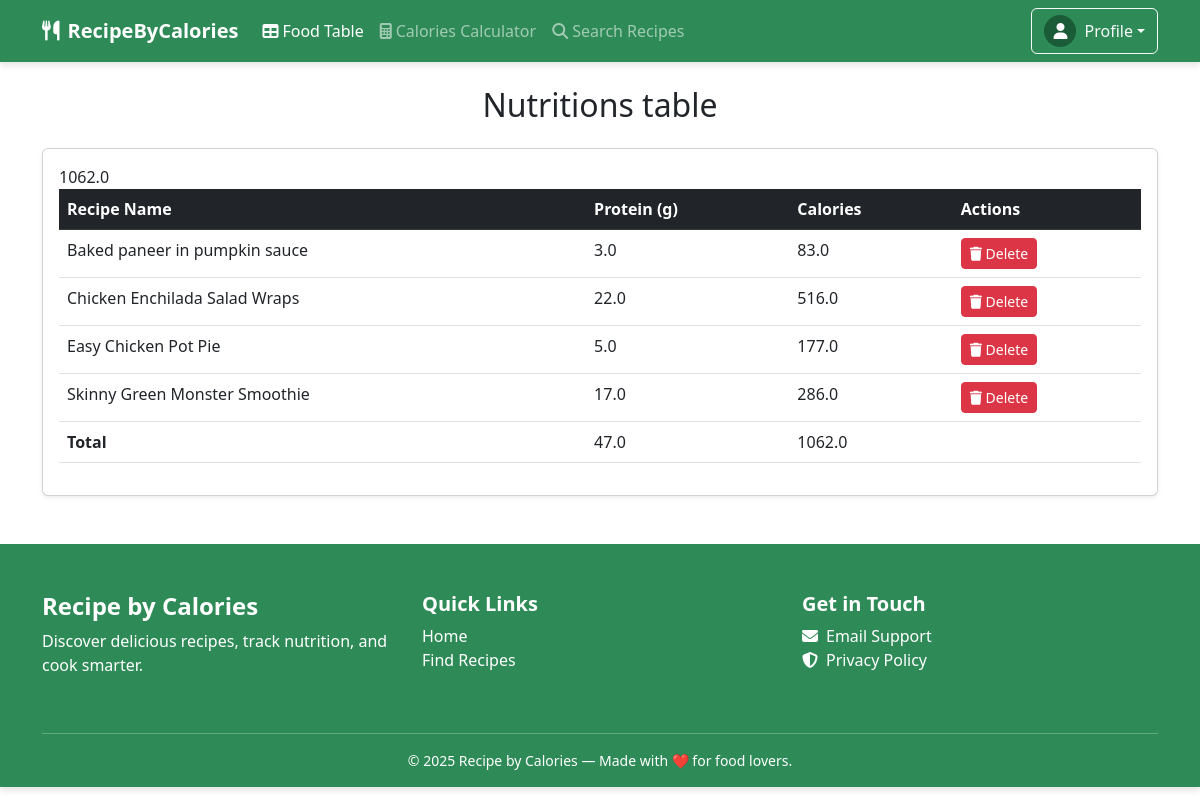
The app's page /search/food_table/ (signed in) with its own data.
### recipe_data/models.py (models this page shows, shortened)
class Meal(models.Model):
    user = models.ForeignKey(User, on_delete=models.CASCADE)  # Kis user ka meal hai
    recipe_title = models.CharField(max_length=255)
    calories = models.FloatField()
    protein = models.FloatField()
    fat = models.FloatField()
    carbs = models.FloatField()
    created_at = models.DateTimeField(auto_now_add=True)

### recipe_data/views.py (the view)
# urls.py: path("food_table/",views.food_table,name="food_table"),
def food_table(request):
    meal_data = Meal.objects.filter(user=request.user)
    meal = meal_data.aggregate(tot_calories=Sum("calories"), tot_protein=Sum("protein"))
    total_data = {
        "tot_calories": meal["tot_calories"],
        "tot_protein": meal["tot_protein"],
    }
    print("Total Data:", total_data)
    return render(
        request, "food_table.html", {"meals": meal_data, "total_data": total_data}
    )

### recipe_data/templates/food_table.html (shortened to what this page needs)
{% extends "layouts.html" %}
{% block content %}
<div class="container mt-4">
  <h2 class="mb-4 text-center">Nutritions table</h2>
  <div class="card shadow-sm">
    <div class="card-body">
      <div class="table-responsive">
        <table class="table table-hover">
          <thead class="table-dark">
            <tr>
              <th>Recipe Name</th>
              <th>Protein (g)</th>
              <th>Calories</th>
              <th>Actions</th>
            </tr>
          </thead>
          <tbody id="recipe-list">
            {% for meal in meals %}
            <tr>
              <td>{{meal.recipe_title}}</td>
              <td>{{meal.protein}}</td>
              <td>{{meal.calories}}</td>
              <td>
                <button class="btn btn-sm btn-danger" id="delete-recipe"
                data-url="{% url 'delete_meal' meal.id %}"
                onclick="deleteRecipe(this)">
                  <i class="fas fa-trash"></i> Delete
                </button>
              </td>
            </tr>
            {% endfor %}
          </tbody>
          <tfoot class="total-row">
            <tr>
              <td><b>Total</b></td>
              <td id="total-protein">{{total_data.tot_protein}}</td>
              <td id="total-calories">{{total_data.tot_calories}}</td>
              <td></td>
            </tr>{{total_data.tot_calories}}
          </tfoot>
        </table>
      </div>
    </div>
  </div>
</div>
<link
  href="https://cdnjs.cloudflare.com/ajax/libs/bootstrap/5.3.0/css/bootstrap.min.css"
  rel="stylesheet"
/>
{% endblock  %}

### records on screen
Meal: recipe_title "Baked paneer in pumpkin sauce", protein "3.0", calories "83.0"
Meal: recipe_title "Chicken Enchilada Salad Wraps", protein "22.0", calories "516.0"
Meal: recipe_title "Easy Chicken Pot Pie", protein "5.0", calories "177.0"
Meal: recipe_title "Skinny Green Monster Smoothie", protein "17.0", calories "286.0"

### other values on screen
{{ total_data.tot_protein }} "47.0"
{{ total_data.tot_calories }} "1062.0"
